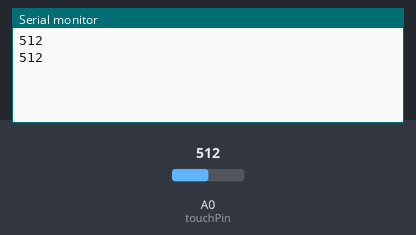
The sketch below on a simulated Arduino Uno, built with avr-gcc and run on an emulated ATmega328P. Shown: the last lines printed to the serial monitor. Inputs (shaded band) come from the test bench; at power-on: A0 (touchPin) = 512.

Above: at 1.8 s.
1.9 s: A0 (touchPin) set to 716
At 2.6 s:
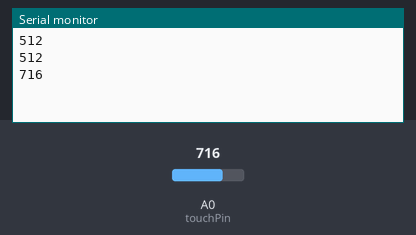
3.4 s: A0 (touchPin) set to 900
At 4.8 s:
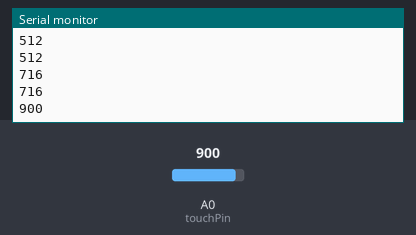
Timing chart, 0 to 6.4 s (numbered marks = the images above; inputs shaded):
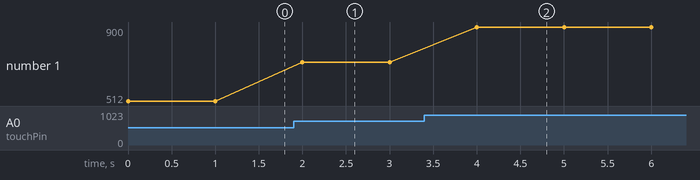

Measured:
- after the input at 1.9 s, the serial monitor: prints a new line after 0.10 s (image 1)
- after the input at 3.4 s, the serial monitor: prints a new line after 0.60 s (image 2)
- plotted number 1: 512 → 716 after the input at 1.9 s, 716 → 900 after the input at 3.4 s

The sketch:

Arduino_KY-036_Metal_touch_sensor_module.ino
```cpp
/***********************************************************
File name: 72 – Arduino KY-036 Metal touch sensor module
Let, Arduino KY-036 Metal touch sensor module.*******/
int touchPin = A0;
int sensorValue = 0;

void setup ()
{
  Serial.begin (9600);
}

void loop ()
{
  sensorValue = analogRead (touchPin);
  Serial.println (sensorValue, DEC);
  delay (1000);
}
```
